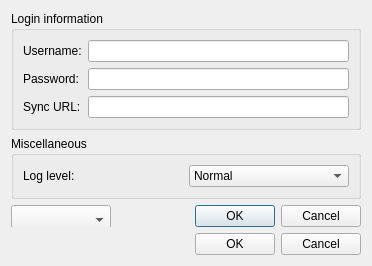
<?xml version="1.0" encoding="UTF-8"?>
<ui version="4.0">
 <class>Config</class>
 <widget class="QDialog" name="Config">
  <property name="geometry">
   <rect>
    <x>0</x>
    <y>0</y>
    <width>372</width>
    <height>231</height>
   </rect>
  </property>
  <property name="windowTitle">
   <string>Dialog</string>
  </property>
  <layout class="QVBoxLayout" name="verticalLayout">
   <item>
    <widget class="QGroupBox" name="groupBox">
     <property name="title">
      <string>Login information</string>
     </property>
     <layout class="QGridLayout" name="gridLayout">
      <item row="0" column="0">
       <widget class="QLabel" name="label">
        <property name="text">
         <string>Username:</string>
        </property>
       </widget>
      </item>
      <item row="0" column="1">
       <widget class="QLineEdit" name="user"/>
      </item>
      <item row="1" column="0">
       <widget class="QLabel" name="label_2">
        <property name="text">
         <string>Password:</string>
        </property>
       </widget>
      </item>
      <item row="1" column="1">
       <widget class="QLineEdit" name="password">
        <property name="echoMode">
         <enum>QLineEdit::Password</enum>
        </property>
       </widget>
      </item>
      <item row="2" column="1">
       <widget class="QLineEdit" name="syncUrl"/>
      </item>
      <item row="2" column="0">
       <widget class="QLabel" name="label_3">
        <property name="text">
         <string>Sync URL:</string>
        </property>
       </widget>
      </item>
     </layout>
    </widget>
   </item>
   <item>
    <widget class="QGroupBox" name="groupBox2">
     <property name="title">
      <string>Miscellaneous</string>
     </property>
     <layout class="QGridLayout" name="gridLayout2">
      <item row="0" column="0">
       <widget class="QLabel" name="label5">
        <property name="text">
         <string>Log level:</string>
        </property>
       </widget>
      </item>
      <item row="0" column="1">
       <widget class="QComboBox" name="logLevel">
        <property name="currentIndex">
         <number>1</number>
        </property>
        <item>
         <property name="text">
          <string>Minimal</string>
         </property>
        </item>
        <item>
         <property name="text">
          <string>Normal</string>
         </property>
        </item>
        <item>
         <property name="text">
          <string>Full</string>
         </property>
        </item>
       </widget>
      </item>
     </layout>
    </widget>
   </item>
   <item>
    <widget class="QDialogButtonBox" name="buttonBox">
     <property name="orientation">
      <enum>Qt::Horizontal</enum>
     </property>
     <property name="standardButtons">
      <set>QDialogButtonBox::Cancel|QDialogButtonBox::Ok</set>
     </property>
     <property name="centerButtons">
      <bool>false</bool>
     </property>
     <layout class="QGridLayout" name="gridLayout2">
      <item row="0" column="0">
       <widget class="QLabel" name="label5">
        <property name="text">
         <string>Log level:</string>
        </property>
       </widget>
      </item>
      <item row="0" column="1">
       <widget class="QComboBox" name="logLevel">
       </widget>
      </item>
     </layout>
    </widget>
   </item>
   <item>
    <widget class="QDialogButtonBox" name="buttonBox">
      <property name="orientation">
        <enum>Qt::Horizontal</enum>
      </property>
      <property name="standardButtons">
        <set>QDialogButtonBox::Cancel|QDialogButtonBox::Ok</set>
      </property>
      <property name="centerButtons">
        <bool>false</bool>
      </property>
    </widget>
   </item>
  </layout>
 </widget>
 <resources/>
 <connections>
  <connection>
   <sender>buttonBox</sender>
   <signal>accepted()</signal>
   <receiver>Config</receiver>
   <slot>accept()</slot>
   <hints>
    <hint type="sourcelabel">
     <x>248</x>
     <y>254</y>
    </hint>
    <hint type="destinationlabel">
     <x>157</x>
     <y>274</y>
    </hint>
   </hints>
  </connection>
  <connection>
   <sender>buttonBox</sender>
   <signal>rejected()</signal>
   <receiver>Config</receiver>
   <slot>reject()</slot>
   <hints>
    <hint type="sourcelabel">
     <x>316</x>
     <y>260</y>
    </hint>
    <hint type="destinationlabel">
     <x>286</x>
     <y>274</y>
    </hint>
   </hints>
  </connection>
 </connections>
</ui>
